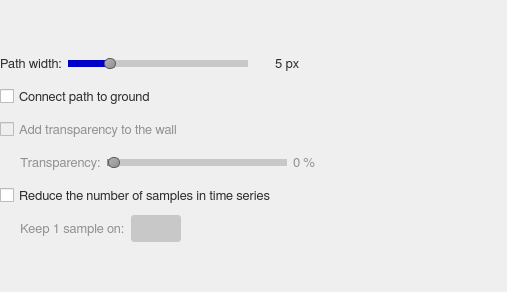
          <widget class="QWidget" name="scrollAreaWidgetContents_3">
           <property name="geometry">
            <rect>
             <x>0</x>
             <y>0</y>
             <width>507</width>
             <height>292</height>
            </rect>
           </property>
           <layout class="QGridLayout" name="gridLayout_8">
            <property name="leftMargin">
             <number>0</number>
            </property>
            <property name="topMargin">
             <number>0</number>
            </property>
            <property name="rightMargin">
             <number>0</number>
            </property>
            <property name="bottomMargin">
             <number>0</number>
            </property>
            <item row="0" column="0">
             <layout class="QVBoxLayout" name="ew_vertical_layout_3">
              <item>
               <layout class="QHBoxLayout" name="horizontalLayout_12">
                <item>
                 <widget class="QLabel" name="ew_label_7">
                  <property name="enabled">
                   <bool>true</bool>
                  </property>
                  <property name="minimumSize">
                   <size>
                    <width>0</width>
                    <height>27</height>
                   </size>
                  </property>
                  <property name="maximumSize">
                   <size>
                    <width>16777215</width>
                    <height>27</height>
                   </size>
                  </property>
                  <property name="font">
                   <font>
                    <family>FreeSans</family>
                    <pointsize>10</pointsize>
                    <stylestrategy>PreferAntialias</stylestrategy>
                    <kerning>true</kerning>
                   </font>
                  </property>
                  <property name="styleSheet">
                   <string notr="true">QLabel {
    color: rgb(45,45,45);
}

QLabel:disabled {
	color: rgb(145,145,145);
}</string>
                  </property>
                  <property name="text">
                   <string>Path width:</string>
                  </property>
                  <property name="alignment">
                   <set>Qt::AlignLeading|Qt::AlignLeft|Qt::AlignVCenter</set>
                  </property>
                 </widget>
                </item>
                <item>
                 <widget class="QSlider" name="ew_slider_1">
                  <property name="enabled">
                   <bool>true</bool>
                  </property>
                  <property name="minimumSize">
                   <size>
                    <width>180</width>
                    <height>27</height>
                   </size>
                  </property>
                  <property name="maximumSize">
                   <size>
                    <width>180</width>
                    <height>27</height>
                   </size>
                  </property>
                  <property name="styleSheet">
                   <string notr="true">QSlider::groove:horizontal {
    border: 1px solid #999999;
    height: 1px;
    background: qlineargradient(x1:0, y1:0, x2:0, y2:1, stop:0 #B1B1B1, stop:1 #c4c4c4);
    margin: 2px 0;
}

QSlider::handle:horizontal {
    background: qlineargradient(x1:0, y1:0, x2:1, y2:1, stop:0 #b4b4b4, stop:1 #8f8f8f);
    border: 1px solid #5c5c5c;
    width: 10px;
    margin: -5px 0;
    border-radius: 5px;
}

QSlider::handle:horizontal:hover {
    background: qlineargradient(x1:0, y1:0, x2:1, y2:1, stop:0 #c7c7c7, stop:1 #a7a7a7);
}

QSlider::add-page:horizontal {
    background: rgb(200,200,200);
}

QSlider::sub-page:horizontal {
    background: rgb(0,0,200);
}

QSlider::sub-page:horizontal:disabled {
    background: rgb(145,145,145);
}
</string>
                  </property>
                  <property name="minimum">
                   <number>1</number>
                  </property>
                  <property name="maximum">
                   <number>20</number>
                  </property>
                  <property name="singleStep">
                   <number>1</number>
                  </property>
                  <property name="pageStep">
                   <number>1</number>
                  </property>
                  <property name="value">
                   <number>5</number>
                  </property>
                  <property name="sliderPosition">
                   <number>5</number>
                  </property>
                  <property name="orientation">
                   <enum>Qt::Horizontal</enum>
                  </property>
                  <property name="tickPosition">
                   <enum>QSlider::NoTicks</enum>
                  </property>
                 </widget>
                </item>
                <item>
                 <widget class="QLabel" name="ew_label_8">
                  <property name="enabled">
                   <bool>true</bool>
                  </property>
                  <property name="minimumSize">
                   <size>
                    <width>45</width>
                    <height>27</height>
                   </size>
                  </property>
                  <property name="maximumSize">
                   <size>
                    <width>45</width>
                    <height>27</height>
                   </size>
                  </property>
                  <property name="font">
                   <font>
                    <family>FreeSans</family>
                    <pointsize>10</pointsize>
                    <stylestrategy>PreferAntialias</stylestrategy>
                    <kerning>true</kerning>
                   </font>
                  </property>
                  <property name="styleSheet">
                   <string notr="true">QLabel {
    color: rgb(45,45,45);
}

QLabel:disabled {
	color: rgb(145,145,145);
}</string>
                  </property>
                  <property name="text">
                   <string>5 px</string>
                  </property>
                  <property name="alignment">
                   <set>Qt::AlignRight|Qt::AlignTrailing|Qt::AlignVCenter</set>
                  </property>
                 </widget>
                </item>
                <item>
                 <spacer name="horizontalSpacer_21">
                  <property name="orientation">
                   <enum>Qt::Horizontal</enum>
                  </property>
                  <property name="sizeType">
                   <enum>QSizePolicy::Fixed</enum>
                  </property>
                  <property name="sizeHint" stdset="0">
                   <size>
                    <width>10</width>
                    <height>20</height>
                   </size>
                  </property>
                 </spacer>
                </item>
                <item>
                 <widget class="QToolButton" name="info_button_4">
                  <property name="maximumSize">
                   <size>
                    <width>27</width>
                    <height>27</height>
                   </size>
                  </property>
                  <property name="styleSheet">
                   <string notr="true">QToolButton {
	border: 1px solid transparent;
	background-color: transparent;
	width: 27px;
	height: 27px;
}

QToolButton:flat {
	border: none;
}</string>
                  </property>
                  <property name="text">
                   <string/>
                  </property>
                  <property name="icon">
                   <iconset>
                    <normaloff>icons/info_icon.svg</normaloff>icons/info_icon.svg</iconset>
                  </property>
                  <property name="iconSize">
                   <size>
                    <width>23</width>
                    <height>23</height>
                   </size>
                  </property>
                  <property name="autoRaise">
                   <bool>false</bool>
                  </property>
                 </widget>
                </item>
                <item>
                 <spacer name="horizontalSpacer_22">
                  <property name="orientation">
                   <enum>Qt::Horizontal</enum>
                  </property>
                  <property name="sizeHint" stdset="0">
                   <size>
                    <width>40</width>
                    <height>20</height>
                   </size>
                  </property>
                 </spacer>
                </item>
               </layout>
              </item>
              <item>
               <layout class="QHBoxLayout" name="horizontalLayout_13">
                <item>
                 <widget class="QCheckBox" name="ew_checkbox_1">
                  <property name="minimumSize">
                   <size>
                    <width>0</width>
                    <height>27</height>
                   </size>
                  </property>
                  <property name="maximumSize">
                   <size>
                    <width>16777215</width>
                    <height>27</height>
                   </size>
                  </property>
                  <property name="font">
                   <font>
                    <family>FreeSans</family>
                    <pointsize>10</pointsize>
                    <stylestrategy>PreferAntialias</stylestrategy>
                    <kerning>true</kerning>
                   </font>
                  </property>
                  <property name="styleSheet">
                   <string notr="true">QCheckBox {
   color: rgb(45,45,45);
}</string>
                  </property>
                  <property name="text">
                   <string>Connect path to ground</string>
                  </property>
                 </widget>
                </item>
                <item>
                 <spacer name="horizontalSpacer_32">
                  <property name="orientation">
                   <enum>Qt::Horizontal</enum>
                  </property>
                  <property name="sizeType">
                   <enum>QSizePolicy::Fixed</enum>
                  </property>
                  <property name="sizeHint" stdset="0">
                   <size>
                    <width>10</width>
                    <height>20</height>
                   </size>
                  </property>
                 </spacer>
                </item>
                <item>
                 <widget class="QToolButton" name="info_button_5">
                  <property name="maximumSize">
                   <size>
                    <width>27</width>
                    <height>27</height>
                   </size>
                  </property>
                  <property name="styleSheet">
                   <string notr="true">QToolButton {
	border: 1px solid transparent;
	background-color: transparent;
	width: 27px;
	height: 27px;
}

QToolButton:flat {
	border: none;
}</string>
                  </property>
                  <property name="text">
                   <string/>
                  </property>
                  <property name="icon">
                   <iconset>
                    <normaloff>icons/info_icon.svg</normaloff>icons/info_icon.svg</iconset>
                  </property>
                  <property name="iconSize">
                   <size>
                    <width>23</width>
                    <height>23</height>
                   </size>
                  </property>
                  <property name="autoRaise">
                   <bool>false</bool>
                  </property>
                 </widget>
                </item>
                <item>
                 <spacer name="horizontalSpacer_23">
                  <property name="orientation">
                   <enum>Qt::Horizontal</enum>
                  </property>
                  <property name="sizeHint" stdset="0">
                   <size>
                    <width>40</width>
                    <height>20</height>
                   </size>
                  </property>
                 </spacer>
                </item>
               </layout>
              </item>
              <item>
               <layout class="QHBoxLayout" name="horizontalLayout_14">
                <item>
                 <widget class="QCheckBox" name="ew_checkbox_2">
                  <property name="enabled">
                   <bool>false</bool>
                  </property>
                  <property name="minimumSize">
                   <size>
                    <width>0</width>
                    <height>27</height>
                   </size>
                  </property>
                  <property name="maximumSize">
                   <size>
                    <width>16777215</width>
                    <height>27</height>
                   </size>
                  </property>
                  <property name="font">
                   <font>
                    <family>FreeSans</family>
                    <pointsize>10</pointsize>
                    <stylestrategy>PreferAntialias</stylestrategy>
                    <kerning>true</kerning>
                   </font>
                  </property>
                  <property name="styleSheet">
                   <string notr="true">QCheckBox {
   color: rgb(45,45,45);
}

QCheckBox:disabled {
	color: rgb(145,145,145);
}</string>
                  </property>
                  <property name="text">
                   <string>Add transparency to the wall</string>
                  </property>
                 </widget>
                </item>
                <item>
                 <spacer name="horizontalSpacer_24">
                  <property name="orientation">
                   <enum>Qt::Horizontal</enum>
                  </property>
                  <property name="sizeType">
                   <enum>QSizePolicy::Fixed</enum>
                  </property>
                  <property name="sizeHint" stdset="0">
                   <size>
                    <width>10</width>
                    <height>20</height>
                   </size>
                  </property>
                 </spacer>
                </item>
                <item>
                 <widget class="QToolButton" name="info_button_6">
                  <property name="enabled">
                   <bool>false</bool>
                  </property>
                  <property name="maximumSize">
                   <size>
                    <width>27</width>
                    <height>27</height>
                   </size>
                  </property>
                  <property name="styleSheet">
                   <string notr="true">QToolButton {
	border: 1px solid transparent;
	background-color: transparent;
	width: 27px;
	height: 27px;
}

QToolButton:flat {
	border: none;
}</string>
                  </property>
                  <property name="text">
                   <string/>
                  </property>
                  <property name="icon">
                   <iconset>
                    <normaloff>icons/info_icon.svg</normaloff>icons/info_icon.svg</iconset>
                  </property>
                  <property name="iconSize">
                   <size>
                    <width>23</width>
                    <height>23</height>
                   </size>
                  </property>
                  <property name="autoRaise">
                   <bool>false</bool>
                  </property>
                 </widget>
                </item>
                <item>
                 <spacer name="horizontalSpacer_25">
                  <property name="orientation">
                   <enum>Qt::Horizontal</enum>
                  </property>
                  <property name="sizeHint" stdset="0">
                   <size>
                    <width>40</width>
                    <height>20</height>
                   </size>
                  </property>
                 </spacer>
                </item>
               </layout>
              </item>
              <item>
               <layout class="QHBoxLayout" name="horizontalLayout_15">
                <item>
                 <spacer name="horizontalSpacer_26">
                  <property name="orientation">
                   <enum>Qt::Horizontal</enum>
                  </property>
                  <property name="sizeType">
                   <enum>QSizePolicy::Fixed</enum>
                  </property>
                  <property name="sizeHint" stdset="0">
                   <size>
                    <width>20</width>
                    <height>20</height>
                   </size>
                  </property>
                 </spacer>
                </item>
                <item>
                 <widget class="QLabel" name="ew_label_9">
                  <property name="enabled">
                   <bool>false</bool>
                  </property>
                  <property name="minimumSize">
                   <size>
                    <width>0</width>
                    <height>27</height>
                   </size>
                  </property>
                  <property name="maximumSize">
                   <size>
                    <width>16777215</width>
                    <height>27</height>
                   </size>
                  </property>
                  <property name="font">
                   <font>
                    <family>FreeSans</family>
                    <pointsize>10</pointsize>
                    <stylestrategy>PreferAntialias</stylestrategy>
                    <kerning>true</kerning>
                   </font>
                  </property>
                  <property name="styleSheet">
                   <string notr="true">QLabel {
    color: rgb(45,45,45);
}

QLabel:disabled {
	color: rgb(145,145,145);
}</string>
                  </property>
                  <property name="text">
                   <string>Transparency:</string>
                  </property>
                  <property name="alignment">
                   <set>Qt::AlignLeading|Qt::AlignLeft|Qt::AlignVCenter</set>
                  </property>
                 </widget>
                </item>
                <item>
                 <widget class="QSlider" name="ew_slider_2">
                  <property name="enabled">
                   <bool>false</bool>
                  </property>
                  <property name="minimumSize">
                   <size>
                    <width>180</width>
                    <height>27</height>
                   </size>
                  </property>
                  <property name="maximumSize">
                   <size>
                    <width>180</width>
                    <height>27</height>
                   </size>
                  </property>
                  <property name="styleSheet">
                   <string notr="true">QSlider::groove:horizontal {
    border: 1px solid #999999;
    height: 1px;
    background: qlineargradient(x1:0, y1:0, x2:0, y2:1, stop:0 #B1B1B1, stop:1 #c4c4c4);
    margin: 2px 0;
}

QSlider::handle:horizontal {
    background: qlineargradient(x1:0, y1:0, x2:1, y2:1, stop:0 #b4b4b4, stop:1 #8f8f8f);
    border: 1px solid #5c5c5c;
    width: 10px;
    margin: -5px 0;
    border-radius: 5px;
}

QSlider::handle:horizontal:hover {
    background: qlineargradient(x1:0, y1:0, x2:1, y2:1, stop:0 #c7c7c7, stop:1 #a7a7a7);
}

QSlider::add-page:horizontal {
    background: rgb(200,200,200);
}

QSlider::sub-page:horizontal {
    background: rgb(0,0,200);
}

QSlider::sub-page:horizontal:disabled {
    background: rgb(145,145,145);
}
</string>
                  </property>
                  <property name="minimum">
                   <number>0</number>
                  </property>
                  <property name="maximum">
                   <number>100</number>
                  </property>
                  <property name="singleStep">
                   <number>1</number>
                  </property>
                  <property name="pageStep">
                   <number>1</number>
                  </property>
                  <property name="value">
                   <number>0</number>
                  </property>
                  <property name="sliderPosition">
                   <number>0</number>
                  </property>
                  <property name="orientation">
                   <enum>Qt::Horizontal</enum>
                  </property>
                  <property name="tickPosition">
                   <enum>QSlider::NoTicks</enum>
                  </property>
                 </widget>
                </item>
                <item>
                 <widget class="QLabel" name="ew_label_23">
                  <property name="enabled">
                   <bool>false</bool>
                  </property>
                  <property name="minimumSize">
                   <size>
                    <width>0</width>
                    <height>27</height>
                   </size>
                  </property>
                  <property name="maximumSize">
                   <size>
                    <width>16777215</width>
                    <height>27</height>
                   </size>
                  </property>
                  <property name="font">
                   <font>
                    <family>FreeSans</family>
                    <pointsize>10</pointsize>
                    <stylestrategy>PreferAntialias</stylestrategy>
                    <kerning>true</kerning>
                   </font>
                  </property>
                  <property name="styleSheet">
                   <string notr="true">QLabel {
    color: rgb(45,45,45);
}

QLabel:disabled {
	color: rgb(145,145,145);
}</string>
                  </property>
                  <property name="text">
                   <string>0 %</string>
                  </property>
                  <property name="alignment">
                   <set>Qt::AlignLeading|Qt::AlignLeft|Qt::AlignVCenter</set>
                  </property>
                 </widget>
                </item>
                <item>
                 <spacer name="horizontalSpacer_27">
                  <property name="orientation">
                   <enum>Qt::Horizontal</enum>
                  </property>
                  <property name="sizeHint" stdset="0">
                   <size>
                    <width>40</width>
                    <height>20</height>
                   </size>
                  </property>
                 </spacer>
                </item>
               </layout>
              </item>
              <item>
               <layout class="QHBoxLayout" name="horizontalLayout_16">
                <item>
                 <widget class="QCheckBox" name="ew_checkbox_3">
                  <property name="minimumSize">
                   <size>
                    <width>0</width>
                    <height>27</height>
                   </size>
                  </property>
                  <property name="maximumSize">
                   <size>
                    <width>16777215</width>
                    <height>27</height>
                   </size>
                  </property>
                  <property name="font">
                   <font>
                    <family>FreeSans</family>
                    <pointsize>10</pointsize>
                    <stylestrategy>PreferAntialias</stylestrategy>
                    <kerning>true</kerning>
                   </font>
                  </property>
                  <property name="styleSheet">
                   <string notr="true">QCheckBox {
   color: rgb(45,45,45);
}</string>
                  </property>
                  <property name="text">
                   <string>Reduce the number of samples in time series</string>
                  </property>
                 </widget>
                </item>
                <item>
                 <spacer name="horizontalSpacer_31">
                  <property name="orientation">
                   <enum>Qt::Horizontal</enum>
                  </property>
                  <property name="sizeType">
                   <enum>QSizePolicy::Fixed</enum>
                  </property>
                  <property name="sizeHint" stdset="0">
                   <size>
                    <width>10</width>
                    <height>20</height>
                   </size>
                  </property>
                 </spacer>
                </item>
                <item>
                 <widget class="QToolButton" name="info_button_7">
                  <property name="enabled">
                   <bool>true</bool>
                  </property>
                  <property name="maximumSize">
                   <size>
                    <width>27</width>
                    <height>27</height>
                   </size>
                  </property>
                  <property name="styleSheet">
                   <string notr="true">QToolButton {
	border: 1px solid transparent;
	background-color: transparent;
	width: 27px;
	height: 27px;
}

QToolButton:flat {
	border: none;
}</string>
                  </property>
                  <property name="text">
                   <string/>
                  </property>
                  <property name="icon">
                   <iconset>
                    <normaloff>icons/info_icon.svg</normaloff>icons/info_icon.svg</iconset>
                  </property>
                  <property name="iconSize">
                   <size>
                    <width>23</width>
                    <height>23</height>
                   </size>
                  </property>
                  <property name="autoRaise">
                   <bool>false</bool>
                  </property>
                 </widget>
                </item>
                <item>
                 <spacer name="horizontalSpacer_28">
                  <property name="orientation">
                   <enum>Qt::Horizontal</enum>
                  </property>
                  <property name="sizeHint" stdset="0">
                   <size>
                    <width>40</width>
                    <height>20</height>
                   </size>
                  </property>
                 </spacer>
                </item>
               </layout>
              </item>
              <item>
               <layout class="QHBoxLayout" name="horizontalLayout_17">
                <item>
                 <spacer name="horizontalSpacer_29">
                  <property name="orientation">
                   <enum>Qt::Horizontal</enum>
                  </property>
                  <property name="sizeType">
                   <enum>QSizePolicy::Fixed</enum>
                  </property>
                  <property name="sizeHint" stdset="0">
                   <size>
                    <width>20</width>
                    <height>20</height>
                   </size>
                  </property>
                 </spacer>
                </item>
                <item>
                 <widget class="QLabel" name="ew_label_10">
                  <property name="enabled">
                   <bool>false</bool>
                  </property>
                  <property name="minimumSize">
                   <size>
                    <width>0</width>
                    <height>27</height>
                   </size>
                  </property>
                  <property name="maximumSize">
                   <size>
                    <width>16777215</width>
                    <height>27</height>
                   </size>
                  </property>
                  <property name="font">
                   <font>
                    <family>FreeSans</family>
                    <pointsize>10</pointsize>
                    <stylestrategy>PreferAntialias</stylestrategy>
                    <kerning>true</kerning>
                   </font>
                  </property>
                  <property name="styleSheet">
                   <string notr="true">QLabel {
    color: rgb(45,45,45);
}

QLabel:disabled {
	color: rgb(145,145,145);
}</string>
                  </property>
                  <property name="text">
                   <string>Keep 1 sample on:</string>
                  </property>
                  <property name="alignment">
                   <set>Qt::AlignLeading|Qt::AlignLeft|Qt::AlignVCenter</set>
                  </property>
                 </widget>
                </item>
                <item>
                 <widget class="QLineEdit" name="ew_line_1">
                  <property name="enabled">
                   <bool>false</bool>
                  </property>
                  <property name="minimumSize">
                   <size>
                    <width>50</width>
                    <height>27</height>
                   </size>
                  </property>
                  <property name="maximumSize">
                   <size>
                    <width>50</width>
                    <height>27</height>
                   </size>
                  </property>
                  <property name="font">
                   <font>
                    <family>FreeSans</family>
                    <pointsize>9</pointsize>
                    <stylestrategy>PreferAntialias</stylestrategy>
                    <kerning>true</kerning>
                   </font>
                  </property>
                  <property name="styleSheet">
                   <string notr="true">QLineEdit {
	border-radius: 3px;
	padding: 1px 4px 1px 4px;
	background-color:  rgb(240, 240, 240);
    color: rgb(45,45,45);
}
    
QLineEdit:disabled {
	background-color:  rgb(200,200,200);
    color: rgb(45,45,45);
}</string>
                  </property>
                 </widget>
                </item>
                <item>
                 <spacer name="horizontalSpacer_30">
                  <property name="orientation">
                   <enum>Qt::Horizontal</enum>
                  </property>
                  <property name="sizeHint" stdset="0">
                   <size>
                    <width>188</width>
                    <height>20</height>
                   </size>
                  </property>
                 </spacer>
                </item>
               </layout>
              </item>
             </layout>
            </item>
           </layout>
          </widget>
